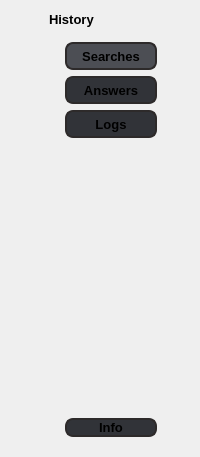
          <widget class="QWidget" name="page_13">
           <layout class="QGridLayout" name="gridLayout_32">
            <item row="0" column="0">
             <widget class="QPushButton" name="pushButton_45">
              <property name="sizePolicy">
               <sizepolicy hsizetype="Fixed" vsizetype="Fixed">
                <horstretch>0</horstretch>
                <verstretch>0</verstretch>
               </sizepolicy>
              </property>
              <property name="minimumSize">
               <size>
                <width>16</width>
                <height>16</height>
               </size>
              </property>
              <property name="styleSheet">
               <string notr="true">QPushButton {
	border-radius: 5px;
}

QPushButton:hover {
	background-color: rgb(76, 78, 84);
}

QPushButton:pressed {
	background-color: rgb(66, 68, 74);
	color: rgb(30, 31, 34);
}</string>
              </property>
              <property name="text">
               <string/>
              </property>
              <property name="icon">
               <iconset>
                <normalon>res/left_ar.png</normalon>
               </iconset>
              </property>
             </widget>
            </item>
            <item row="0" column="1">
             <widget class="QLabel" name="label_25">
              <property name="font">
               <font>
                <pointsize>10</pointsize>
                <weight>75</weight>
                <bold>true</bold>
               </font>
              </property>
              <property name="text">
               <string>History</string>
              </property>
             </widget>
            </item>
            <item row="1" column="0" colspan="2">
             <widget class="QFrame" name="frame_17">
              <property name="styleSheet">
               <string notr="true">QPushButton {
	background-color: rgb(49, 51, 56);
	border-radius: 8px;
    border: 2px solid #2d2a2a;
}

QPushButton:hover {
	background-color: rgb(59, 61, 66);
}

QPushButton:checked {
	background-color: rgb(76, 78, 84);
}</string>
              </property>
              <property name="frameShape">
               <enum>QFrame::NoFrame</enum>
              </property>
              <property name="frameShadow">
               <enum>QFrame::Raised</enum>
              </property>
              <layout class="QGridLayout" name="gridLayout_31">
               <item row="2" column="2">
                <widget class="QPushButton" name="pushButton_42">
                 <property name="minimumSize">
                  <size>
                   <width>92</width>
                   <height>28</height>
                  </size>
                 </property>
                 <property name="font">
                  <font>
                   <pointsize>10</pointsize>
                   <weight>75</weight>
                   <bold>true</bold>
                  </font>
                 </property>
                 <property name="layoutDirection">
                  <enum>Qt::LeftToRight</enum>
                 </property>
                 <property name="text">
                  <string>Logs</string>
                 </property>
                 <property name="checkable">
                  <bool>true</bool>
                 </property>
                 <property name="autoRepeat">
                  <bool>true</bool>
                 </property>
                 <property name="autoExclusive">
                  <bool>true</bool>
                 </property>
                </widget>
               </item>
               <item row="0" column="2">
                <widget class="QPushButton" name="pushButton_40">
                 <property name="minimumSize">
                  <size>
                   <width>92</width>
                   <height>28</height>
                  </size>
                 </property>
                 <property name="font">
                  <font>
                   <pointsize>10</pointsize>
                   <weight>75</weight>
                   <bold>true</bold>
                  </font>
                 </property>
                 <property name="layoutDirection">
                  <enum>Qt::LeftToRight</enum>
                 </property>
                 <property name="text">
                  <string>Searches</string>
                 </property>
                 <property name="checkable">
                  <bool>true</bool>
                 </property>
                 <property name="checked">
                  <bool>true</bool>
                 </property>
                 <property name="autoRepeat">
                  <bool>true</bool>
                 </property>
                 <property name="autoExclusive">
                  <bool>true</bool>
                 </property>
                </widget>
               </item>
               <item row="0" column="3">
                <spacer name="horizontalSpacer_13">
                 <property name="orientation">
                  <enum>Qt::Horizontal</enum>
                 </property>
                 <property name="sizeHint" stdset="0">
                  <size>
                   <width>6</width>
                   <height>20</height>
                  </size>
                 </property>
                </spacer>
               </item>
               <item row="2" column="1">
                <widget class="QLabel" name="label_26">
                 <property name="sizePolicy">
                  <sizepolicy hsizetype="Fixed" vsizetype="Fixed">
                   <horstretch>0</horstretch>
                   <verstretch>0</verstretch>
                  </sizepolicy>
                 </property>
                 <property name="minimumSize">
                  <size>
                   <width>16</width>
                   <height>16</height>
                  </size>
                 </property>
                 <property name="maximumSize">
                  <size>
                   <width>16</width>
                   <height>16</height>
                  </size>
                 </property>
                 <property name="text">
                  <string/>
                 </property>
                 <property name="pixmap">
                  <pixmap>res/data.png</pixmap>
                 </property>
                 <property name="scaledContents">
                  <bool>true</bool>
                 </property>
                </widget>
               </item>
               <item row="0" column="1">
                <widget class="QLabel" name="label_27">
                 <property name="sizePolicy">
                  <sizepolicy hsizetype="Fixed" vsizetype="Fixed">
                   <horstretch>0</horstretch>
                   <verstretch>0</verstretch>
                  </sizepolicy>
                 </property>
                 <property name="minimumSize">
                  <size>
                   <width>16</width>
                   <height>16</height>
                  </size>
                 </property>
                 <property name="maximumSize">
                  <size>
                   <width>16</width>
                   <height>16</height>
                  </size>
                 </property>
                 <property name="text">
                  <string/>
                 </property>
                 <property name="pixmap">
                  <pixmap>res/search.png</pixmap>
                 </property>
                 <property name="scaledContents">
                  <bool>true</bool>
                 </property>
                </widget>
               </item>
               <item row="4" column="2">
                <widget class="QPushButton" name="pushButton_39">
                 <property name="font">
                  <font>
                   <pointsize>10</pointsize>
                   <weight>75</weight>
                   <bold>true</bold>
                  </font>
                 </property>
                 <property name="text">
                  <string>Info</string>
                 </property>
                </widget>
               </item>
               <item row="3" column="2">
                <spacer name="verticalSpacer_13">
                 <property name="orientation">
                  <enum>Qt::Vertical</enum>
                 </property>
                 <property name="sizeHint" stdset="0">
                  <size>
                   <width>12</width>
                   <height>274</height>
                  </size>
                 </property>
                </spacer>
               </item>
               <item row="0" column="0">
                <spacer name="horizontalSpacer_14">
                 <property name="orientation">
                  <enum>Qt::Horizontal</enum>
                 </property>
                 <property name="sizeHint" stdset="0">
                  <size>
                   <width>6</width>
                   <height>20</height>
                  </size>
                 </property>
                </spacer>
               </item>
               <item row="4" column="1">
                <widget class="QLabel" name="label_28">
                 <property name="sizePolicy">
                  <sizepolicy hsizetype="Fixed" vsizetype="Fixed">
                   <horstretch>0</horstretch>
                   <verstretch>0</verstretch>
                  </sizepolicy>
                 </property>
                 <property name="minimumSize">
                  <size>
                   <width>16</width>
                   <height>16</height>
                  </size>
                 </property>
                 <property name="maximumSize">
                  <size>
                   <width>16</width>
                   <height>16</height>
                  </size>
                 </property>
                 <property name="text">
                  <string/>
                 </property>
                 <property name="pixmap">
                  <pixmap>res/info_.png</pixmap>
                 </property>
                 <property name="scaledContents">
                  <bool>true</bool>
                 </property>
                </widget>
               </item>
               <item row="1" column="2">
                <widget class="QPushButton" name="pushButton_44">
                 <property name="minimumSize">
                  <size>
                   <width>92</width>
                   <height>28</height>
                  </size>
                 </property>
                 <property name="font">
                  <font>
                   <pointsize>10</pointsize>
                   <weight>75</weight>
                   <bold>true</bold>
                  </font>
                 </property>
                 <property name="layoutDirection">
                  <enum>Qt::LeftToRight</enum>
                 </property>
                 <property name="text">
                  <string>Answers</string>
                 </property>
                 <property name="checkable">
                  <bool>true</bool>
                 </property>
                 <property name="autoRepeat">
                  <bool>true</bool>
                 </property>
                 <property name="autoExclusive">
                  <bool>true</bool>
                 </property>
                </widget>
               </item>
               <item row="1" column="1">
                <widget class="QLabel" name="label_31">
                 <property name="sizePolicy">
                  <sizepolicy hsizetype="Fixed" vsizetype="Fixed">
                   <horstretch>0</horstretch>
                   <verstretch>0</verstretch>
                  </sizepolicy>
                 </property>
                 <property name="minimumSize">
                  <size>
                   <width>16</width>
                   <height>16</height>
                  </size>
                 </property>
                 <property name="maximumSize">
                  <size>
                   <width>16</width>
                   <height>16</height>
                  </size>
                 </property>
                 <property name="text">
                  <string/>
                 </property>
                 <property name="pixmap">
                  <pixmap>res/answer_.png</pixmap>
                 </property>
                 <property name="scaledContents">
                  <bool>true</bool>
                 </property>
                </widget>
               </item>
              </layout>
             </widget>
            </item>
           </layout>
          </widget>
